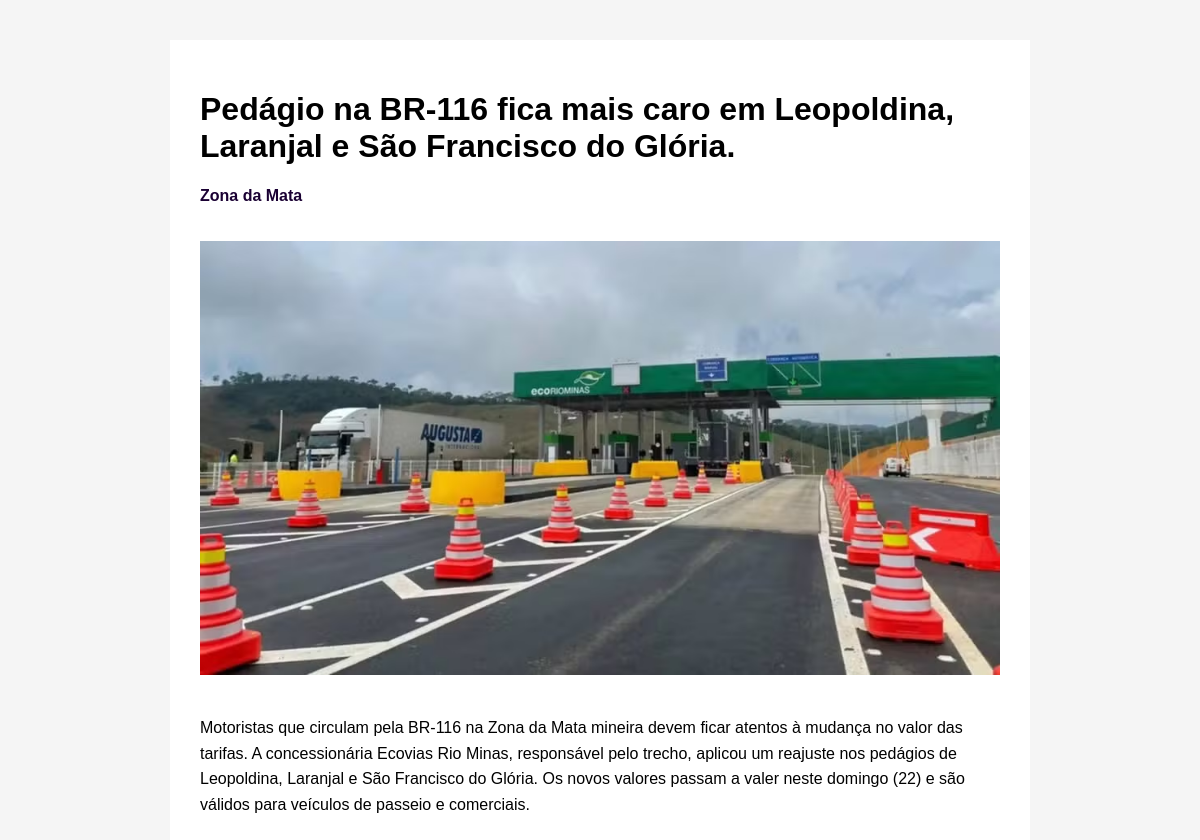
The app's page /noticia/5 with its own data.
### app.py (models this page shows)
class Noticia(db.Model):
    id = db.Column(db.Integer, primary_key=True)
    titulo = db.Column(db.String(200))
    resumo = db.Column(db.String(300))
    conteudo = db.Column(db.Text)
    imagem = db.Column(db.String(200))
    categoria = db.Column(db.String(100))
    views = db.Column(db.Integer, default=0)

### app.py (the view)
@app.route("/noticia/<int:id>")
def noticia(id):
    noticia = Noticia.query.get(id)
    noticia.views += 1
    db.session.commit()
    return render_template("noticia.html", noticia=noticia)

### templates/noticia.html (shortened to what this page needs)
<!DOCTYPE html>
<html>
<head>
<link rel="stylesheet" href="{{ url_for('static', filename='css/style.css') }}">
</head>
<body>
<div class="pagina-noticia">
<h1>{{ noticia.titulo }}</h1>
<p class="categoria">{{ noticia.categoria }}</p>
{% if noticia.imagem %}
<img src="{{ url_for('static', filename='uploads/' + noticia.imagem) }}">
{% endif %}
<div class="conteudo">
<p>{{ noticia.conteudo }}</p>
</div>
</div>
</body>
</html>

### static/css/style.css (style rules this page uses)
body { margin:0; font-family:Arial; background:#F5F5F5; }
img { max-width: 100%; height: auto; }
.pagina-noticia { width:800px; margin:40px auto; background:white; padding:30px; }
.pagina-noticia img { width:100%; margin:20px 0; }
.categoria { color:#1A0033; font-weight:bold; }
.conteudo { line-height:1.6; }
html, body { width: 100%; overflow-x: hidden; }

### records on screen
Noticia: titulo "Pedágio na BR-116 fica mais caro em Leopoldina, Laranjal e São Francisco do Glória.", categoria "Zona da Mata", imagem (picture), conteudo "Motoristas que circulam pela BR-116 na Zona da Mata mineira devem ficar atentos à mudança no valor das tarifas. A concessionária Ecovias Rio Minas, responsável pelo trecho, aplicou um reajuste nos pedágios de Leopoldina, Laranjal e São Francisco do Glória. Os novos valores passam a valer neste domingo (22) e são válidos para veículos de passeio e comerciais."
